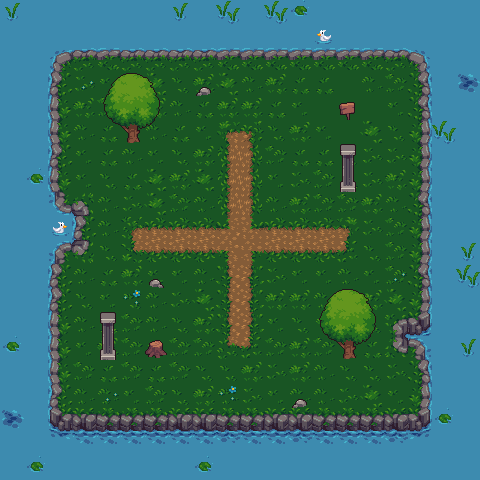

A 2D game scene composited from a Tiled map and its tileset images. What follows is a short description and the map's XML, with every tile layer's data as written:
An orthogonal 20x20 tile map with 24x24 px tiles, 5 tile layers (water, ground, grasses, roads, ...), 2 tilesets and 11 objects (5x hazard, 5x obstacle, spawn).

<map version="1.10" tiledversion="1.10.2" orientation="orthogonal" renderorder="right-down" width="20" height="20" tilewidth="24" tileheight="24" infinite="0" nextlayerid="17" nextobjectid="43">
 <tileset firstgid="1" source="../tsx/Island_24x24.tsx" />
 <tileset firstgid="73" source="../tsx/decor.tsx" />
 <layer id="6" name="water" width="20" height="20">
  <data encoding="csv">
68,68,68,68,68,68,68,68,68,68,68,68,68,68,68,68,68,68,68,68,
68,68,68,68,68,68,68,68,68,68,68,68,68,68,68,68,68,68,68,68,
68,68,68,68,68,68,68,68,68,68,68,68,68,68,68,68,68,68,68,68,
68,68,68,68,68,68,68,68,68,68,68,68,68,68,68,68,68,68,68,68,
68,68,68,68,68,68,68,68,68,68,68,68,68,68,68,68,68,68,68,68,
68,68,68,68,68,68,68,68,68,68,68,68,68,68,68,68,68,68,68,68,
68,68,68,68,68,68,68,68,68,68,68,68,68,68,68,68,68,68,68,68,
68,68,68,68,68,68,68,68,68,68,68,68,68,68,68,68,68,68,68,68,
68,68,68,68,68,68,68,68,68,68,68,68,68,68,68,68,68,68,68,68,
68,68,68,68,68,68,68,68,68,68,68,68,68,68,68,68,68,68,68,68,
68,68,68,68,68,68,68,68,68,68,68,68,68,68,68,68,68,68,68,68,
68,68,68,68,68,68,68,68,68,68,68,68,68,68,68,68,68,68,68,68,
68,68,68,68,68,68,68,68,68,68,68,68,68,68,68,68,68,68,68,68,
68,68,68,68,68,68,68,68,68,68,68,68,68,68,68,68,68,68,68,68,
68,68,68,68,68,68,68,68,68,68,68,68,68,68,68,68,68,68,68,68,
68,68,68,68,68,68,68,68,68,68,68,68,68,68,68,68,68,68,68,68,
68,68,68,68,68,68,68,68,68,68,68,68,68,68,68,68,68,68,68,68,
68,68,68,68,68,68,68,68,68,68,68,68,68,68,68,68,68,68,68,68,
68,68,68,68,68,68,68,68,68,68,68,68,68,68,68,68,68,68,68,68,
68,68,68,68,68,68,68,68,68,68,68,68,68,68,68,68,68,68,68,68
</data>
 </layer>
 <layer id="8" name="ground" width="20" height="20">
  <data encoding="csv">
0,0,0,0,0,0,0,0,0,0,0,0,0,0,0,0,0,0,0,0,
0,0,0,0,0,0,0,0,0,0,0,0,0,0,0,0,0,0,0,0,
0,0,28,29,30,29,29,29,29,30,30,30,30,30,30,30,29,31,0,0,
0,0,37,8,8,8,8,8,8,8,8,8,8,8,8,8,8,40,0,0,
0,0,46,8,8,8,8,8,8,8,8,8,8,8,8,8,8,40,0,0,
0,0,46,8,8,8,8,8,8,8,8,8,8,8,8,8,8,49,0,0,
0,0,37,8,8,8,8,8,8,8,8,8,8,8,8,8,8,49,0,0,
0,0,46,8,8,8,8,8,8,8,8,8,8,8,8,8,8,49,0,0,
0,0,3221225507,2684354603,38,8,8,8,8,8,8,8,8,8,8,8,8,40,0,0,
0,0,0,37,38,8,8,8,8,8,8,8,8,8,8,8,8,49,0,0,
0,0,34,2684354604,38,8,8,8,8,8,8,8,8,8,8,8,8,49,0,0,
0,0,37,8,8,8,8,8,8,8,8,8,8,8,8,8,8,40,0,0,
0,0,37,8,8,8,8,8,8,8,8,8,8,8,8,8,8,49,0,0,
0,0,46,8,8,8,8,8,8,8,8,8,8,8,8,8,43,58,0,0,
0,0,46,8,8,8,8,8,8,8,8,8,8,8,8,8,3221225516,35,0,0,
0,0,46,8,8,8,8,8,8,8,8,8,8,8,8,8,8,40,0,0,
0,0,37,8,8,8,8,8,8,8,8,8,8,8,8,8,8,49,0,0,
0,0,55,57,56,56,56,57,57,56,56,57,57,56,56,56,57,58,0,0,
0,0,64,65,65,65,65,65,65,66,65,65,66,65,65,65,66,67,0,0,
0,0,0,0,0,0,0,0,0,0,0,0,0,0,0,0,0,0,0,0
</data>
 </layer>
 <layer id="9" name="grasses" width="20" height="20">
  <data encoding="csv">
0,0,0,0,0,0,0,0,0,0,0,0,0,0,0,0,0,0,0,0,
0,0,0,0,0,0,0,0,0,0,0,0,0,0,0,0,0,0,0,0,
0,0,0,0,0,0,0,0,0,0,0,0,0,0,0,0,0,0,0,0,
0,0,0,2,20,20,10,12,19,10,21,19,3,3,0,21,1,0,0,0,
0,0,0,19,1,19,19,21,3,19,19,3,20,0,0,0,20,0,0,0,
0,0,0,21,3,20,21,3,20,0,0,12,19,20,0,10,12,0,0,0,
0,0,0,20,3,21,20,12,19,0,0,1,3,3,12,2,2,0,0,0,
0,0,0,20,12,3,10,19,10,0,0,20,2,1,3,2,19,0,0,0,
0,0,0,0,21,2,10,1,21,0,0,21,19,1,1,19,21,0,0,0,
0,0,0,0,21,0,0,0,0,0,0,0,0,0,0,2,1,0,0,0,
0,0,0,0,12,0,0,0,0,0,0,0,0,0,0,12,1,0,0,0,
0,0,0,21,3,19,20,20,21,0,0,2,20,20,21,20,1,0,0,0,
0,0,0,12,20,12,21,2,10,0,0,19,19,21,12,19,10,0,0,0,
0,0,0,21,3,1,21,12,19,0,0,20,12,20,19,12,0,0,0,0,
0,0,0,20,19,1,20,1,1,0,0,1,19,1,12,3,0,0,0,0,
0,0,0,1,3,1,3,1,12,12,19,2,19,21,12,12,2,0,0,0,
0,0,0,21,21,20,1,12,19,21,2,20,21,21,2,10,20,0,0,0,
0,0,0,0,0,0,0,0,0,0,0,0,0,0,0,0,0,0,0,0,
0,0,0,0,0,0,0,0,0,0,0,0,0,0,0,0,0,0,0,0,
0,0,0,0,0,0,0,0,0,0,0,0,0,0,0,0,0,0,0,0
</data>
 </layer>
 <layer id="10" name="roads" width="20" height="20">
  <data encoding="csv">
0,0,0,0,0,0,0,0,0,0,0,0,0,0,0,0,0,0,0,0,
0,0,0,0,0,0,0,0,0,0,0,0,0,0,0,0,0,0,0,0,
0,0,0,0,0,0,0,0,0,0,0,0,0,0,0,0,0,0,0,0,
0,0,0,0,0,0,0,0,0,0,0,0,0,0,0,0,0,0,0,0,
0,0,0,0,0,0,0,0,0,0,0,0,0,0,0,0,0,0,0,0,
0,0,0,0,0,0,0,0,0,5,6,0,0,0,0,0,0,0,0,0,
0,0,0,0,0,0,0,0,0,1610612752,2684354576,0,0,0,0,0,0,0,0,0,
0,0,0,0,0,0,0,0,0,1610612752,2684354576,0,0,0,0,0,0,0,0,0,
0,0,0,0,0,0,0,0,0,1610612752,2684354576,0,0,0,0,0,0,0,0,0,
0,0,0,0,0,13,16,16,16,14,15,16,16,16,17,0,0,0,0,0,
0,0,0,0,0,22,3221225488,3221225488,3221225488,23,24,3221225488,3221225488,3221225488,26,0,0,0,0,0,
0,0,0,0,0,0,0,0,0,32,33,0,0,0,0,0,0,0,0,0,
0,0,0,0,0,0,0,0,0,32,33,0,0,0,0,0,0,0,0,0,
0,0,0,0,0,0,0,0,0,32,33,0,0,0,0,0,0,0,0,0,
0,0,0,0,0,0,0,0,0,41,42,0,0,0,0,0,0,0,0,0,
0,0,0,0,0,0,0,0,0,0,0,0,0,0,0,0,0,0,0,0,
0,0,0,0,0,0,0,0,0,0,0,0,0,0,0,0,0,0,0,0,
0,0,0,0,0,0,0,0,0,0,0,0,0,0,0,0,0,0,0,0,
0,0,0,0,0,0,0,0,0,0,0,0,0,0,0,0,0,0,0,0,
0,0,0,0,0,0,0,0,0,0,0,0,0,0,0,0,0,0,0,0
</data>
 </layer>
 <layer id="13" name="decorations" width="20" height="20">
  <data encoding="csv">
60,0,0,0,0,0,0,60,0,61,0,61,50,0,0,0,0,0,0,0,
0,0,0,0,0,0,0,0,0,0,0,0,0,2147483707,0,0,0,0,0,0,
0,0,0,0,0,0,0,0,0,0,0,0,0,0,0,0,0,0,0,0,
0,0,0,18,97,98,99,0,2147483733,0,0,0,0,0,0,0,0,0,0,51,
0,0,0,0,104,105,106,0,0,0,0,0,0,0,83,0,0,0,0,0,
0,0,0,0,111,112,113,0,0,0,0,0,0,0,0,0,0,0,61,0,
0,0,0,0,0,0,0,0,0,0,0,0,0,0,79,0,0,0,0,0,
0,50,0,0,0,0,0,0,0,0,0,0,0,0,86,0,0,0,0,0,
0,0,0,0,0,0,0,0,0,0,0,0,0,0,0,0,0,0,0,0,
0,0,59,0,0,0,0,0,0,0,0,0,0,0,0,0,0,0,0,0,
0,0,0,0,0,0,0,0,0,0,0,0,0,0,0,0,0,0,0,60,
0,0,0,0,0,0,85,0,0,0,0,0,0,0,0,0,18,0,0,61,
0,0,0,0,0,27,0,0,0,0,0,0,0,97,98,99,0,0,0,0,
0,0,0,0,79,0,0,0,0,0,0,0,0,104,105,106,0,0,0,0,
50,0,0,0,86,0,88,0,0,0,0,0,0,111,112,113,0,0,0,60,
0,0,0,0,0,0,0,0,0,0,0,0,0,0,0,0,0,0,0,0,
0,0,0,0,18,0,0,0,0,27,0,0,2147483733,0,0,0,0,0,0,0,
51,0,0,0,0,0,0,0,0,0,0,0,0,0,0,0,0,0,50,0,
0,0,0,0,0,0,0,0,0,0,0,0,0,0,0,0,0,0,0,0,
0,50,0,0,0,0,0,0,50,0,0,0,0,0,0,0,0,0,0,0
</data>
 </layer>
 <objectgroup id="14" name="shapes">
  <object id="26" name="hazard" x="0" y="0" width="480" height="48" />
  <object id="27" name="hazard" x="0" y="48" width="48" height="432" />
  <object id="28" name="hazard" x="48" y="432" width="432" height="48" />
  <object id="29" name="hazard" x="432" y="48" width="48" height="384" />
  <object id="30" name="hazard" x="48" y="216" width="24" height="24" />
  <object id="25" name="spawn" x="240" y="240">
   <point />
  </object>
  <object id="31" name="obstacle" x="120" y="120" width="24" height="24" />
  <object id="39" name="obstacle" x="336" y="168" width="24" height="24" />
  <object id="40" name="obstacle" x="96" y="336" width="24" height="24" />
  <object id="41" name="obstacle" x="144" y="336" width="24" height="24" />
  <object id="42" name="obstacle" x="336" y="336" width="24" height="24" />
 </objectgroup>
</map>
